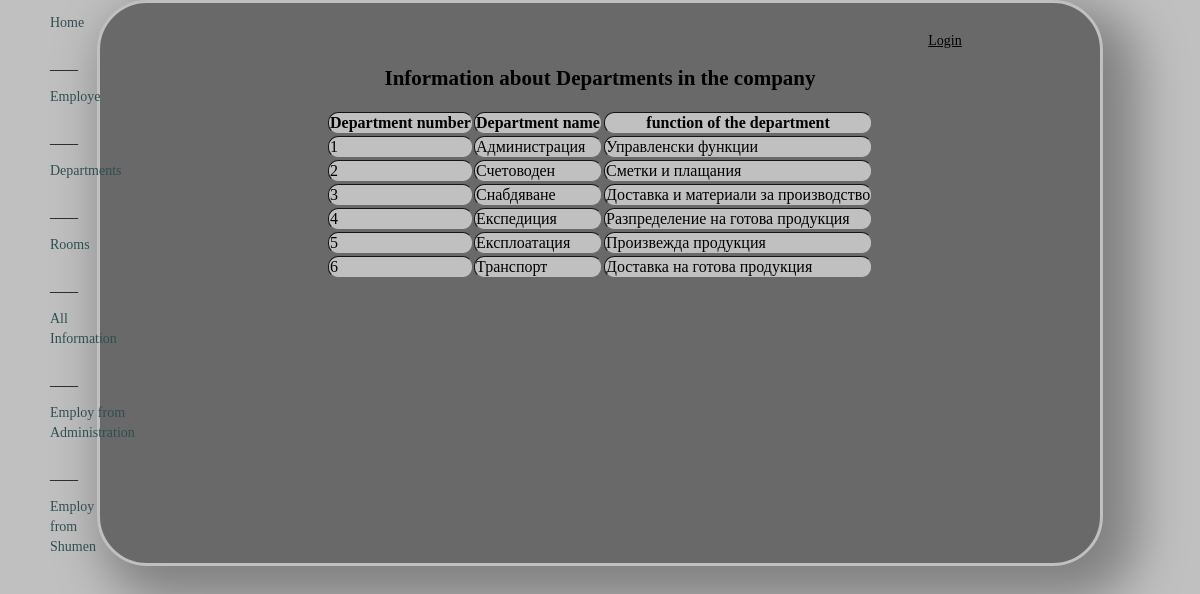
Screenshot of /departments2.php with the database file from the repository.
### tables this page shows
CREATE TABLE `departments` (
  `depart_id` int(10) UNSIGNED NOT NULL,
  `depart` varchar(50) NOT NULL,
  `function` varchar(100) NOT NULL
);

### departments2.php (the view, shortened to what this page needs)
<?php
include "db2.php";
?>
<html lang = "en">
<head>
<link href = "site.css" rel = "stylesheet" type = "text/css" />
</head>
<body>
<div id = "main">
<div id = "menu">
       <?php include "menu11.php";?>
</div>
<div id = "content">
<center>
<div id ="logB">
  <?php include "LogButton2.php"?>
</div>
<h2>Information about Departments in the company</h2>
<table border = "1">
<tr>
    <th>Department number</th>
	 <th>Department name</th>
	  <th>function of the department</th>
</tr>
<?php
	$query = "SELECT * FROM departments";
	if($result = mysqli_query($link,$query))
	{
		while($row = mysqli_fetch_assoc($result)) {
			?>
			<tr>
			<td><?php echo $row['depart_id']; ?></td>
			<td><?php echo $row['depart']; ?></td>
			<td><?php echo $row['function']; ?></td>
			</tr>
			<?php
		}
	}
	else {
		?>
		<tr><td colspan = '4' align = 'center'>No rcords</td></tr>
		<?php
	}
	?>
	</table>
	</center>
	</div>
	</div>
	</body>
	</html>

### site.css (style rules this page uses)
body { background-color:silver; font-size:14px; margin:0px; padding:0px; }
#logB { margin-top: 0px; margin-bottom: 10px; margin-right: 10px; margin-left: 700px; }
#menu { width:40px; padding-left:0px; position:absolute; left:50; text-align:40px; line-height:24px; }
table { border: 1px solid #696969; border-radius: 100px; background-color: #696969; }
table th, table td { border-radius: 10px; background-color: silver; overflow: hidden; position: relative; animation: moves 0.10s forwards; transform-origin: center; transform: scaleY(0); opacity: 0; visibility: hidden; transition: transform 10s, opacity 1s; }
#main { width:1000px; margin:0 auto; border:3px solid silver; background-color:#696969; border-radius: 50px; box-shadow: 20px 20px 50px 15px grey; animation:mymove 5s infinite; }
#content { padding:30px; min-height:500px; }

### rows the page displays
departments: depart_id "1", depart "Администрация", function "Управленски функции"
departments: depart_id "2", depart "Счетоводен", function "Сметки и плащания"
departments: depart_id "3", depart "Снабдяване", function "Доставка и материали за производство"
departments: depart_id "4", depart "Експедиция", function "Разпределение на готова продукция"
departments: depart_id "5", depart "Експлоатация", function "Произвежда продукция"
departments: depart_id "6", depart "Транспорт", function "Доставка на готова продукция"
